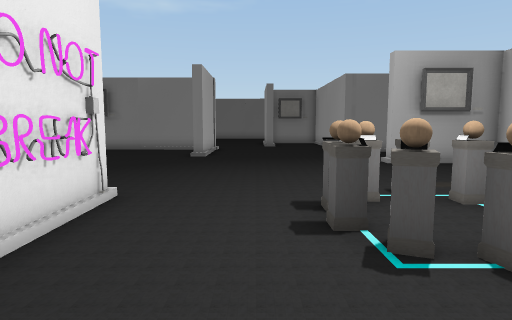
View 1 (above)

20 first-person views from a walk through a scene from a Unity 3-D project. The camera is 1.3 m above the floor, tilts 6° down and sees 75° across. The floor is counted in squares, 1 m on a side. Each view is taken from the middle of a square. On the plan, view 1 faces up. The plan holds only what a view shows up to about 14 squares ahead; the rest is blank. The place goes on beyond the plan. Some surface patterns are stand-ins.

View 2
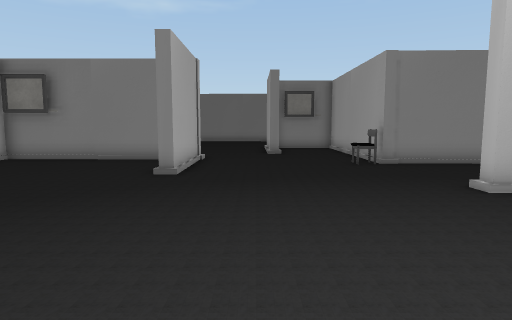

View 3
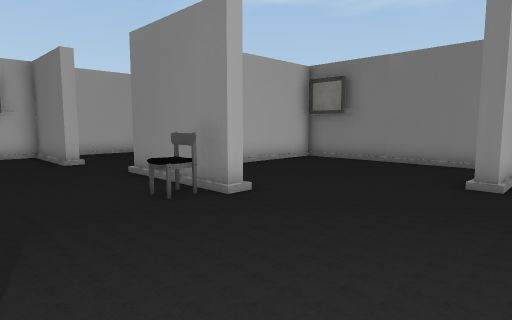

View 4
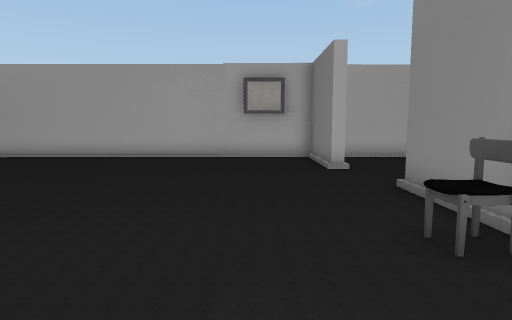

View 5
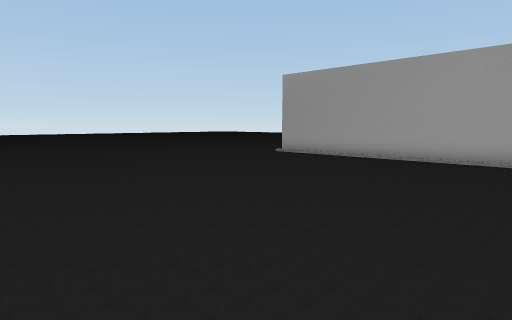

View 6
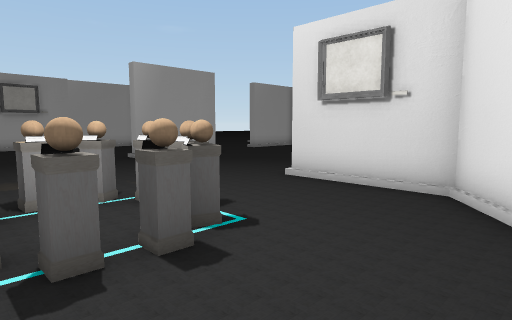

View 7
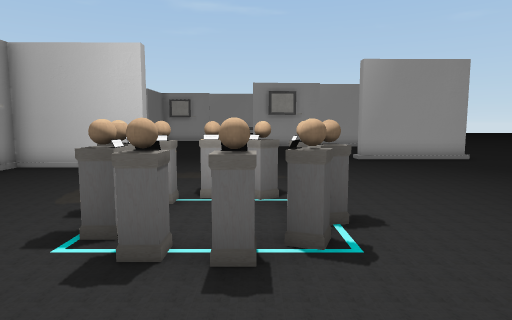

View 8
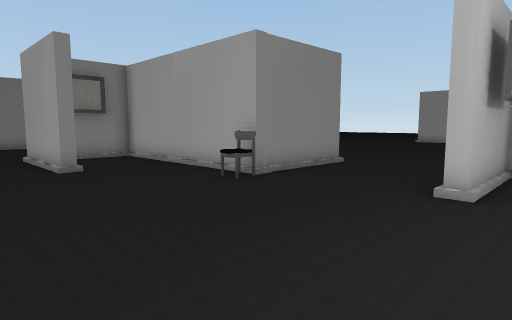

View 9
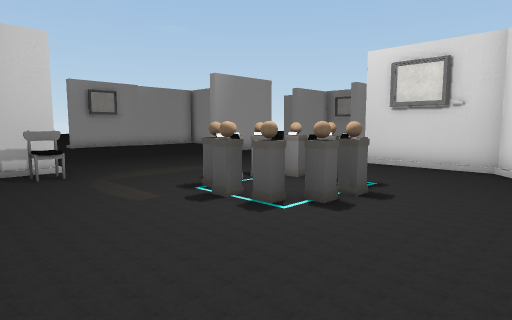

View 10
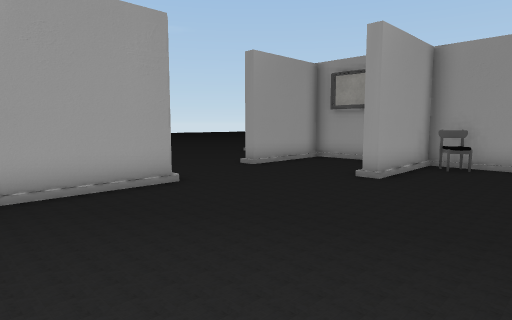

View 11
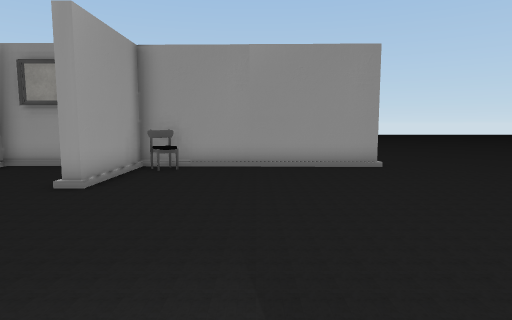

View 12
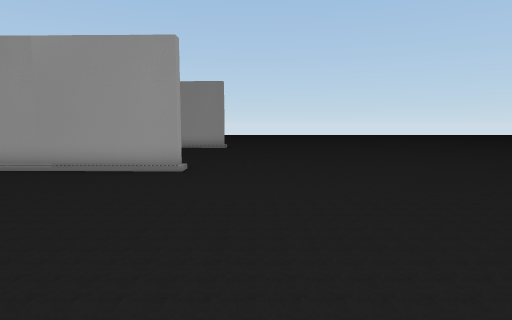

View 13
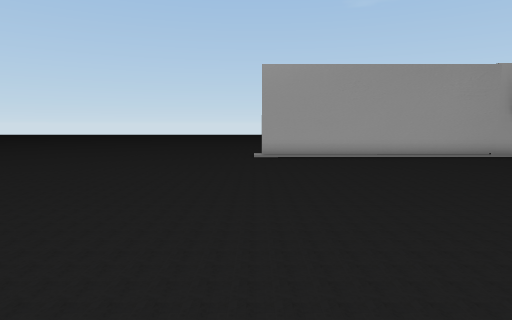

View 14
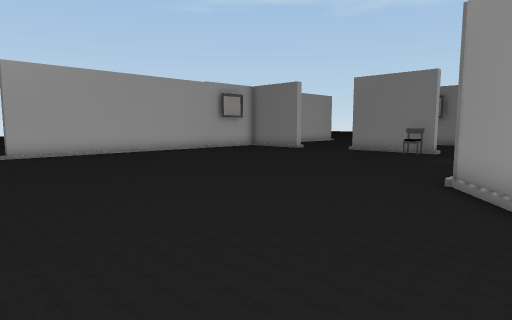

View 15
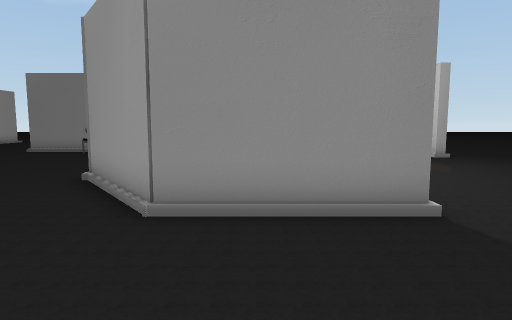

View 16
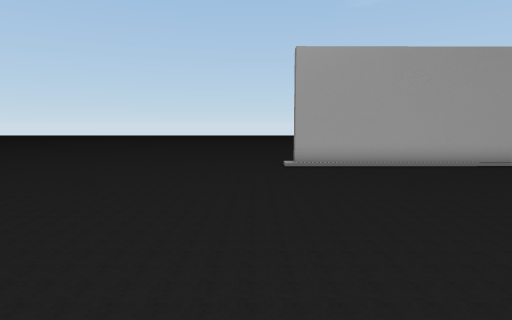

View 17
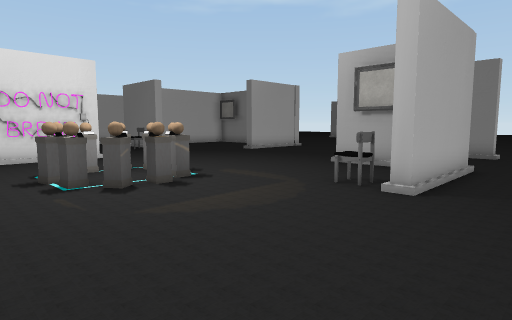

View 18
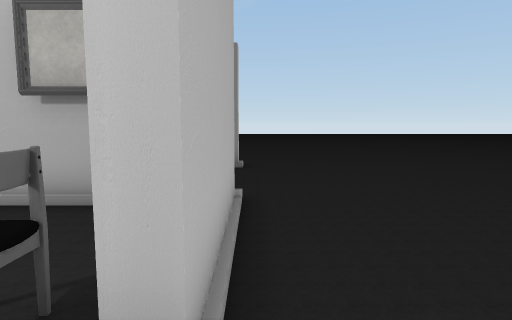

View 19
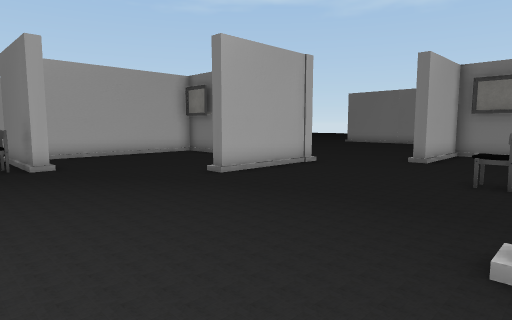

View 20
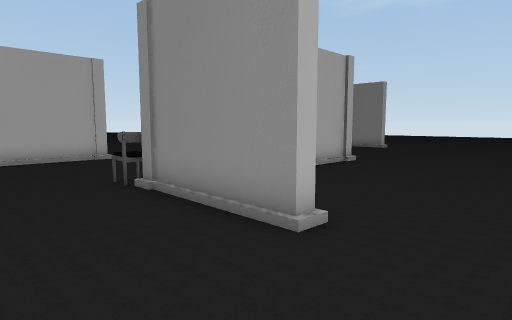

### Floor plan
Points are (right, up) in squares from view 1. A wall is a line through its corners. A room is listed if a view was taken in it or the views show most of it. See-through windows are left out.
Room 1 (views 1, 2, 3, 4, 5, 6, 7, 8, 9, 10, 11, 12, 13, 14, 15, 16, 17, 18, 19, 20)
walls: (-1.3, 0.5) (-0.3, -0.8) (3.6, -0.8); (-2.6, 4.5) (-2.6, 2.8); (3.6, -1.2) (-0.5, -1.2) (-2.9, 1.9); (-5.9, 10.5) (-5.9, 10.1) (-10, 10.1); (-12.9, 9.8) (-12.9, 9.3) (-16.7, 9.2) (-16.6, -3.7) (-17.1, -3.7); (0.2, -11.9) (0.2, -11.4) (7.7, -11.6) (7.6, -7.9) (8.1, -7.9); (10.8, -4.2) (10.8, 0) (11.2, 0); (8.6, 11.9) (8.7, 7.5) (8.3, 7.5) (8.2, 11.4) (4.6, 11.4) (4.6, 11.9); (-3.3, 17.7) (-9.6, 17.8) (-9.5, 11.3); (-2.2, 18.1) (-2.2, 13.9) (-2.7, 13.9); (9.8, -11.6) (11.5, -11.7); (8.5, 16.8) (8.4, 16.3) (4.3, 16.4) (4.3, 23.9) (1, 23.9) (1, 20.2) (0.6, 20.2)
ways out: opening at (-11.5, 10); opening at (0, 19); opening at (10, 17)
objects: chair (-7, 9) to (-6, 9); sign (-3, 5); pedestal (1, 3) to (4, 6); chair (3, 16) to (4, 16); chair (6, -11) to (7, -10); chair (7, 8)

Where each view was taken, in squares from view 1:
view 1: 0 up, 0 right, facing up
view 2: 5 up, 0 right, facing up
view 3: 6 up, 1 left, facing up-left
view 4: 7 up, 3 left, facing left
view 5: 7 up, 4 left, facing down-left
view 6: 6 up, 2 left, facing down-right
view 7: 4 up, 2 left, facing right
view 8: 10 up, 2 left, facing up-right
view 9: 10 up, 2 left, facing down-right
view 10: 0 up, 4 right, facing down-right
view 11: 1 down, 4 right, facing down
view 12: 2 down, 2 left, facing down
view 13: 4 down, 3 left, facing left
view 14: 6 down, 1 left, facing up-left
view 15: 6 down, 1 right, facing up
view 16: 5 down, 6 left, facing left
view 17: 1 up, 11 right, facing up-left
view 18: 6 up, 9 right, facing up
view 19: 8 up, 5 right, facing up-left
view 20: 13 up, 11 right, facing up-left
